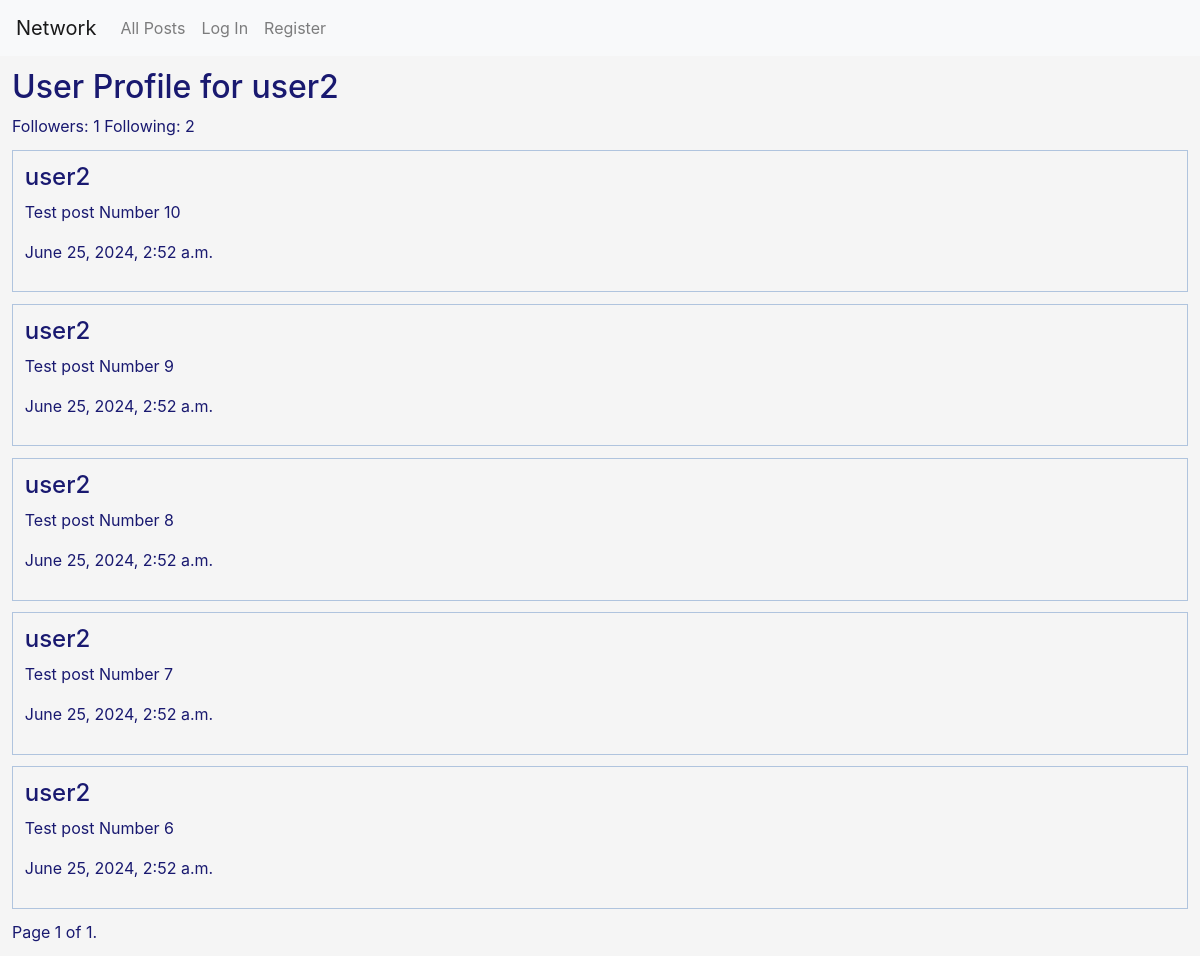
The page /profile/2 on the database its author committed.
### network/models.py (models this page shows, shortened)
class User(AbstractUser):
    pass

class Post(models.Model):
    content = models.CharField(max_length=150)
    timestamp = models.DateTimeField(auto_now_add=True)
    author = models.ForeignKey(User, on_delete=models.CASCADE, related_name="posts")

### network/views.py (the view)
# urls.py: path("profile/<int:author>", views.profile, name="profile"),
def profile(request, author):
    profile_user = User.objects.get(pk=author)
    follows = Followers.objects.filter(follows=profile_user)
    following = Followers.objects.filter(following=profile_user)
    try:
        requestUserFollows = following.filter(follows=User.objects.get(pk=request.user.id))
        if len(requestUserFollows) > 0:
            isFollower = True
        else:
            isFollower = False
    except:
        isFollower = False
    posts = Post.objects.filter(author=profile_user).order_by('-timestamp')
    paginator = Paginator(posts, 10) # Show 2 contacts per page.
    page_number = request.GET.get('page')
    page_obj = paginator.get_page(page_number)
    return render(request, "network/profile.html", {
        "posts": posts,
        "profile_user": profile_user,
        "follows": follows,
        "following": following,
        "isFollower": isFollower,
        "page_obj": page_obj
    })

### network/templates/network/profile.html (shortened to what this page needs)
{% extends "network/layout.html" %}
{% block body %}
    <div id="index">
        <h2>User Profile for {{ profile_user }}</h2>
        <span>Followers: {{ follows.count }}</sanp>
        <span>Following: {{ following.count }}</span>
        <section id="profile-section">
            {% for post in page_obj %}
                <div class="post">
                    <h4>{{ post.author }}</h4>
                    <p>{{ post.content }}</p>
                    <p>{{ post.timestamp }}</p>
                </div>
            {% endfor %}
            <div class="pagination">
                <span class="step-links">
                    <span class="current">
                        Page {{ page_obj.number }} of {{ page_obj.paginator.num_pages }}.
                    </span>
                </span>
            </div>
        </section>
    </div>
{% endblock %}

### network/templates/network/layout.html (shortened to what this page needs)
{% load static %}
<!DOCTYPE html>
<html lang="en">
    <head>
        <link rel="stylesheet" href="https://stackpath.bootstrapcdn.com/bootstrap/4.4.1/css/bootstrap.min.css">
        <link href="{% static 'network/styles.css' %}" rel="stylesheet">
    </head>
    <body>
        <nav class="navbar navbar-expand-lg navbar-light bg-light">
            <a class="navbar-brand" href="#">Network</a>
            <div>
              <ul class="navbar-nav mr-auto">
                <li class="nav-item">
                  <a class="nav-link" href="{% url 'index' %}">All Posts</a>
                </li>
                {% if user.is_authenticated %}
                    <li class="nav-item">
                        <a class="nav-link" href="{% url 'following' %}">Following</a>
                    </li>
                    <li class="nav-item">
                        <a class="nav-link" href="{% url 'logout' %}">Log Out</a>
                    </li>
                {% else %}
                    <li class="nav-item">
                        <a class="nav-link" href="{% url 'login' %}">Log In</a>
                    </li>
                    <li class="nav-item">
                        <a class="nav-link" href="{% url 'register' %}">Register</a>
                    </li>
                {% endif %}
              </ul>
            </div>
          </nav>
        <div class="body">
            {% block body %}
            {% endblock %}
        </div>
    </body>
</html>

### network/static/network/styles.css (style rules this page uses)
body { color: midnightblue; background-color: whitesmoke; }
#index { padding: 1%; }
.post { border: 1px solid lightsteelblue; padding: 1%; margin: 1% 0; }

### rows shown on the page
User: username "user2"
Post: author "user2", content "Test post Number 10", timestamp "June 25, 2024, 2:52 a.m."
Post: author "user2", content "Test post Number 9", timestamp "June 25, 2024, 2:52 a.m."
Post: author "user2", content "Test post Number 8", timestamp "June 25, 2024, 2:52 a.m."
Post: author "user2", content "Test post Number 7", timestamp "June 25, 2024, 2:52 a.m."
Post: author "user2", content "Test post Number 6", timestamp "June 25, 2024, 2:52 a.m."

### other values the page prints
{{ follows.count }} "1"
{{ following.count }} "2"
{{ page_obj.number }} "1"
{{ page_obj.paginator.num_pages }} "1"
